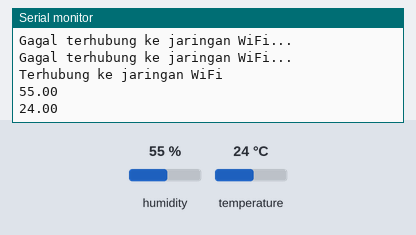
A sketch run on a simulated ESP32. On the bench: the last lines printed to the serial monitor. The inputs (shaded band) are chosen by the test bench; at power-on: humidity 55 %, temperature 24 °C. WiFi joins after 1.5 s; servers stay silent unless stated.

Above: at 3.5 s.
3.6 s: humidity set to 22 %
At 5.6 s:
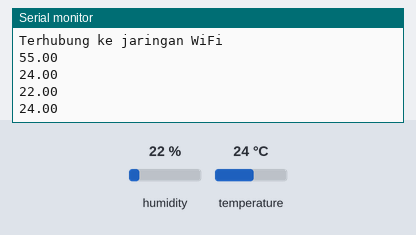
6.3 s: temperature set to 12 °C
At 6.8 s:
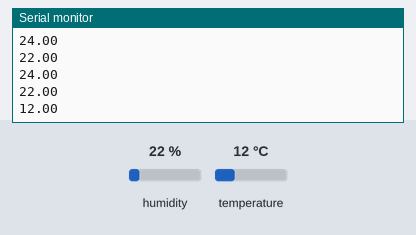
9.0 s: humidity set to 40 %
At 11.6 s:
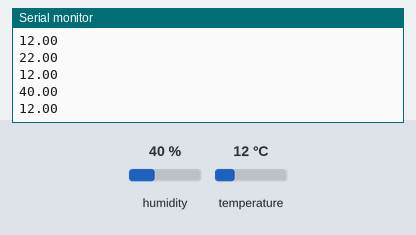
Timing chart, 0 to 13.1 s (numbered marks = the images above; inputs shaded):
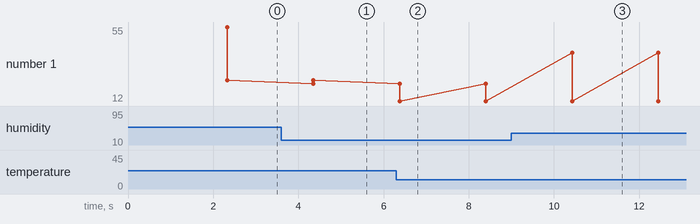

The sketch:

4-suhu-blynk.ino
```cpp
// For debugging
#define BLYNK_PRINT Serial

#include <WiFi.h>
#include <WiFiClient.h>
#include <BlynkSimpleEsp32.h>
#include <DHT.h>

char auth[] = "QLUXgILj0-8XPlKjDGOnvP3Fkdb4kdjH";
char ssid[] = "Yo";
char pass[] = "ramzhots123";

#define DHTPIN 4          // pin data sensor DHT11 terhubung ke GPIO 4
#define DHTTYPE DHT11     // jenis sensor DHT yang digunakan

DHT dht(DHTPIN, DHTTYPE);

void setup()
{
  Serial.begin(9600);
  WiFi.begin(ssid, pass);   // koneksi ke jaringan WiFi
  while (WiFi.status() != WL_CONNECTED) {
    delay(1000);
    Serial.println("Gagal terhubung ke jaringan WiFi...");
  }
  Serial.println("Terhubung ke jaringan WiFi");

  Blynk.begin(auth, ssid, pass);
  dht.begin();
}

void loop()
{
  Blynk.run();
  float h = dht.readHumidity();       // baca kelembaban dari sensor DHT
  float t = dht.readTemperature();    // baca suhu dari sensor DHT

  Serial.println(h);
  Serial.println(t);

  if (isnan(h) || isnan(t)) {
    Serial.println("Gagal membaca data dari sensor DHT11!");
    return;
  }

  Blynk.virtualWrite(V1, t);   // kirim data suhu ke Blynk pada pin virtual V1
  Blynk.virtualWrite(V2, h);   // kirim data kelembaban ke Blynk pada pin virtual V2
  delay(2000);
}
```

Measured:
- after the input at 3.6 s, the serial monitor: prints a new line after 0.75 s (image 1)
- after the input at 6.3 s, the serial monitor: prints a new line after 0.08 s (image 2)
- after the input at 9.0 s, the serial monitor: prints a new line after 1.4 s (image 3)
- plotted number 1: 24 → 12 after the input at 6.3 s
